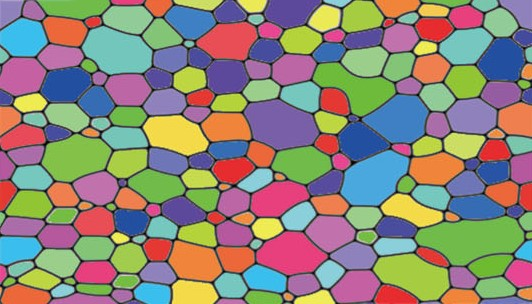
#> input picture pythonProject/FULL_MINIMIZE_SCRIPTS/AZ31_iA/AZ31_imgA.jpg, 532 x 304 px, found by its file name; its folder holds only this picture in this run
$ python ImgProcessing.py
#> lines starting #> are read from the running program, lines starting #| are printed output that depends on the picture; after the words box and inside, x2 and y2 are one past the last pixel; in counts of white or black regions, pixels touching at a corner belong together; long printed decimals are rounded
import os

import matplotlib.pyplot as plt
import numpy as np
import scipy
import skimage
from matplotlib.colors import ListedColormap
from mpl_toolkits.axes_grid1 import make_axes_locatable
from scipy.stats import gaussian_kde
from skimage import exposure
from skimage.io import imread
from skimage.morphology import opening, closing, square


def multiple_formatter(denominator=4, number=np.pi, latex='\\pi'):
    def gcd(a, b):
        while b:
            a, b = b, a % b
        return a

    def _multiple_formatter(x, pos):
        den = denominator
        num = int(np.rint(den * x / number))
        com = gcd(num, den)
        (num, den) = (int(num / com), int(den / com))
        if den == 1:
            if num == 0:
                return r'$0$'
            if num == 1:
                return r'$%s$' % latex
            elif num == -1:
                return r'$-%s$' % latex
            else:
                return r'$%s%s$' % (num, latex)
        else:
            if num == 1:
                return r'$\frac{%s}{%s}$' % (latex, den)
            elif num == -1:
                return r'$\frac{-%s}{%s}$' % (latex, den)
            else:
                return r'$\frac{%s%s}{%s}$' % (num, latex, den)

    return _multiple_formatter


class Multiple:
    def __init__(self, denominator=4, number=np.pi, latex='\\pi'):
        self.denominator = denominator
        self.number = number
        self.latex = latex

    def locator(self):
        return plt.MultipleLocator(self.number / self.denominator)

    def formatter(self):
        return plt.FuncFormatter(multiple_formatter(self.denominator, self.number, self.latex))


def rnd_cmap(n):
    if n < 2:
        n = 2
    n = int(n)
    colors = np.empty([n, 4])
    colors[1] = [1., 1., 1., 1.]  # white background
    colors[0] = [0., 0., 0., 1.]  # black background
    for i in range(2, n):
        colors[i] = [np.random.random_sample(), np.random.random_sample(), np.random.random_sample(), 1]

    cm = ListedColormap(colors, name='my_list')
    return cm


def plot_hist(data, bins, ax, i, yticks):
    if len(data) == 0:
        print(f"warning: not enough data points to fit lognormal distribution for {yticks[i]}")
        return

    na_lognparam = scipy.stats.lognorm.fit(data)
    data_mean, data_std = np.mean(data), np.std(data)

    num_bins = int(np.sqrt(len(data)))
    ax.hist(data, bins=num_bins, density=True, label=' ')
    na_x = np.linspace(np.min(data), np.max(data), 1000)
    ax.plot(na_x, scipy.stats.lognorm.pdf(na_x, *na_lognparam))
    s = r'$<E>={0:.3e}$'.format(data_mean)
    s += '\n'
    s += r'$\sqrt{\mathrm{var}[K_\sigma]}=' + '{0:.3e}$'.format(data_std)
    # plt.text(0.5, 0.8, "{0} {1}".format(*na_lognparam), transform=ax.transAxes, horizontalalignment='center',
    #          verticalalignment='center', fontsize=6)
    # plt.text(0.3, 0.88, s, transform=ax.transAxes, horizontalalignment='left', verticalalignment='center', fontsize=6)


def plot_hist_na(data, ax, i, yticks):
    if len(data) < 2:
        print(f"warning: not enough data points to plot KDE for {yticks[i]}")
        return

    hist, bin_edges = np.histogram(data)
    edg = 0.5 * (bin_edges[:-1] + bin_edges[1:])
    w = bin_edges[1] - bin_edges[0]

    kde = gaussian_kde(data)

    xdata = np.linspace(data.min(), data.max(), 300)
    kdeval = kde.evaluate(xdata)

    ax.plot(xdata, kdeval, label=yticks[i])
    ax.grid()


def vdk_perimeter(image):
    (w, h) = image.shape
    image = (image * 255).astype(np.uint8)
    data = np.zeros((w + 2, h + 2), dtype=image.dtype)
    data[1:-1, 1:-1] = image
    dilat = skimage.morphology.binary_dilation(data)
    newdata = dilat - data

    kernel = np.array([[10, 2, 10],
                       [2, 1, 2],
                       [10, 2, 10]])

    T = skimage.filters.edges.convolve(newdata, kernel, mode='constant', cval=0)

    cat_a = np.array([5, 15, 7, 25, 27, 17])
    cat_b = np.array([21, 33])
    cat_c = np.array([13, 23])
    cat_a_num = np.count_nonzero(np.isin(T, cat_a))
    cat_b_num = np.count_nonzero(np.isin(T, cat_b))
    cat_c_num = np.count_nonzero(np.isin(T, cat_c))

    perim = cat_a_num + cat_b_num * np.sqrt(2.) + cat_c_num * (1. + np.sqrt(2.)) / 2.

    return perim


def save_image_properties_to_csv(file_path, properties):
    directory = os.path.dirname(file_path)
    filename = os.path.splitext(os.path.basename(file_path))[0]
    csv_file_path = os.path.join(directory, f'image_properties_({filename}).csv')

    with open(csv_file_path, 'w') as csv_file:
        csv_file.write(
            'Area,Perimeter,Shape Factor,ECR,Orientation,Scale Factor,X Coordinate,Y Coordinate,'
            'Inertia Tensor XX,Inertia Tensor XY,Inertia Tensor YY,Determinant,Aspect Ratio,'
            'Compactness Ratio,area-to-ellipse Ratio,'
            'Inertia Tensor/Area XX,Inertia Tensor/Area XY,Inertia Tensor/Area YY\n')
        for i in range(len(properties['Area'])):
            inertia_tensor_xx = properties["Inertia Tensor"][i][0, 0] if i < len(properties["Inertia Tensor"]) else ''
            inertia_tensor_xy = properties["Inertia Tensor"][i][0, 1] if i < len(properties["Inertia Tensor"]) else ''
            inertia_tensor_yy = properties["Inertia Tensor"][i][1, 1] if i < len(properties["Inertia Tensor"]) else ''
            # inertia_tensor_xx = properties["Inertia Tensor"][i][0] if i < len(properties["Inertia Tensor"]) else ''
            # inertia_tensor_xy = properties["Inertia Tensor"][i][1] if i < len(properties["Inertia Tensor"]) else ''
            # determinant = np.linalg.det(properties["Inertia Tensor"][i]) if i < len(
            #     properties["Inertia Tensor"]) else ''
            determinant = 0
            inertia_tensor_area_xx = properties["Inertia Tensor/Area"][i][0, 0] if i < len(
                properties["Inertia Tensor/Area"]) else ''
            inertia_tensor_area_xy = properties["Inertia Tensor/Area"][i][0, 1] if i < len(
                properties["Inertia Tensor/Area"]) else ''
            inertia_tensor_area_yy = properties["Inertia Tensor/Area"][i][1, 1] if i < len(
                properties["Inertia Tensor/Area"]) else ''

            csv_file.write(f'{properties["Area"][i]},{properties["Perimeter"][i]},{properties["Shape Factor"][i]},'
                           f'{properties["ECR"][i]},{properties["Orientation"][i]},{properties["Scale Factor"][i]},'
                           f'{properties["X Coordinate"][i]},{properties["Y Coordinate"][i]},'
                           f'{inertia_tensor_xx},{inertia_tensor_xy},{inertia_tensor_yy},'
                           f'{determinant},{properties["Aspect Ratio"][i]},'
                           f'{properties["Compactness Ratio"][i]},{properties["area-to-ellipse Ratio"][i]},'
                           f'{inertia_tensor_area_xx},{inertia_tensor_area_xy},{inertia_tensor_area_yy}\n')


def main():
    path = r'D:\University\MatViz\1FULL_MINIMIZE_SCRIPTS\AZ31_iA'

    files = os.listdir(path)
    numfiles = len(files)
    # [4 lines of commented-out code are left out]
    yticks = np.empty(numfiles, dtype='U25')
    i = 0

    fig1_na = plt.figure(dpi=100)
    fig1_cs = plt.figure(dpi=100)
    fig1_scf = plt.figure(dpi=100)
    fig1_ori = plt.figure(dpi=100)

    ax1_na = fig1_na.add_subplot(111, title="$N_a$")
    ax1_cs = fig1_cs.add_subplot(111, title="$C_s$")
    ax1_scf = fig1_scf.add_subplot(111, title="$S_c$")
    ax1_ori = fig1_ori.add_subplot(111, title=r"$\psi$")

    ax1_na.set_title('Histogram of Grain Areas')
    ax1_cs.set_title('Histogram of Grain Perimeters')
    ax1_scf.set_title('Histogram of Grain Scale Factors')
    ax1_ori.set_title('Histogram of Grain Orientations')

    ax1_na.grid(True)
    ax1_cs.grid(True)
    ax1_scf.grid(True)
    ax1_ori.grid(True)

    ax1_ori.xaxis.set_major_locator(plt.MultipleLocator(np.pi / 4))
    ax1_ori.xaxis.set_minor_locator(plt.MultipleLocator(np.pi / 12))
    ax1_ori.xaxis.set_major_formatter(plt.FuncFormatter(multiple_formatter()))
    ax1_ori.set_xlim(left=0, right=np.pi)

    ax1_scf.set_xlim(left=1, right=5)
    ax1_cs.set_xlim(left=0.1, right=0.8)
    ax1_na.set_xlim(left=0, right=0.02)

    for name in files:
        if name.endswith(('.png', '.jpg', '.jpeg')):
            image_path = os.path.join(path, name)

            yticks[i] = name
            _norm_area, _per, _cs, _esr, _scf, _ori, x1, y1, _inertia_tensor, _determinant, bbox_area, convex_area, major_minor_area, inertia_tensors_area = process(
                image_path,
                plot_hist=True,
                plot_orientation=True)

            plot_hist_na(_norm_area, ax1_na, i, yticks)
            plot_hist(_per, None, ax1_cs, i, yticks)
            plot_hist(_scf, None, ax1_scf, i, yticks)
            plot_hist(_ori, None, ax1_ori, i, yticks)

            i += 1

            properties = {
                'Area': _norm_area,
                'Perimeter': _per,
                'Shape Factor': _cs,
                'ECR': _esr,
                'Orientation': _ori,
                'Scale Factor': _scf,
                'X Coordinate': x1,
                'Y Coordinate': y1,
                'Inertia Tensor': _inertia_tensor,
                'Aspect Ratio': bbox_area,
                'Compactness Ratio': convex_area,
                'area-to-ellipse Ratio': major_minor_area,
                'Inertia Tensor/Area': inertia_tensors_area
            }

            # Збереження властивостей у CSV файл
            save_image_properties_to_csv(image_path, properties)

    fig1_na.tight_layout()
    # fig1_na.legend()
    # fig1_na.savefig('2s_hist_kde_na.png', dpi=300)
    # fig1_na.savefig('2s_hist_kde_na.eps', dpi=300)
    fig1_na.show()

    fig1_cs.tight_layout()
    # fig1_cs.legend()
    # fig1_cs.savefig('2s_hist_kde_cs.png', dpi=300)
    # fig1_cs.savefig('2s_hist_kde_cs.eps', dpi=300)
    fig1_cs.show()

    fig1_scf.tight_layout()
    # fig1_scf.legend()
    # fig1_scf.savefig('2s_hist_kde_scf.png', dpi=300)
    # fig1_scf.savefig('2s_hist_kde_scf.eps', dpi=300)
    fig1_scf.show()

    fig1_ori.tight_layout()
    # fig1_ori.legend()
    # fig1_ori.savefig('2s_hist_kde_ori.png', dpi=300)
    # fig1_ori.savefig('2s_hist_kde_ori.eps', dpi=300)
    fig1_ori.show()

    plt.show()

    pass


def label2bright_rgb(label_img, seed=42):
    np.random.seed(seed)
    n_labels = np.max(label_img) + 1
    # Створюємо яскраві кольори: кожен компонент у межах [0.4, 1.0]
    colors = np.vstack([[0, 0, 0], 0.4 + 0.6 * np.random.rand(n_labels - 1, 3)])
    out = np.zeros((*label_img.shape, 3))
    for label in range(n_labels):
        mask = label_img == label
        out[mask] = colors[label]
    return out


def process(filename, plot_orientation=False, plot_hist=False):
#> called with plot_orientation = True, plot_hist = True
    data = imread(filename, as_gray=True)
#> data: shape (304, 532) float64; min 0.000565, max 0.943, mean 0.527
    # data = skimage.filters.sobel(data)
    # data[data < 1e-1] = 0
    # print(data, np.nonzero(data))
    print(filename)
    # print(data, data.shape)

    plt.figure()
    plt.title("data file")
    plt.imshow(data, cmap='gray')
    plt.show()

    # data = exposure.adjust_gamma(data, gamma=1.5)
    data = exposure.adjust_gamma(data, gamma=0.7)

    plt.figure()
    plt.title("data gamma")
    plt.imshow(data, cmap='gray')
    plt.show()

    data_l = skimage.filters.laplace(data)
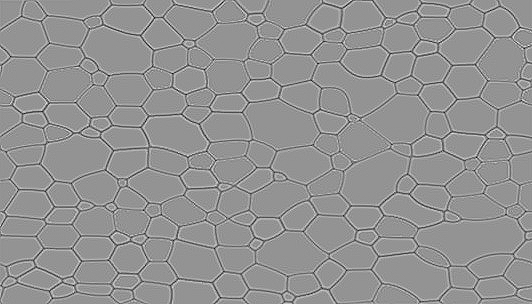
#> data_l: shape (304, 532) float64; min -0.993, max 0.725, mean 1.54e-19; drawn with min black and max white

    plt.figure()
    plt.title("data_l")
    plt.imshow(data_l, cmap='gray')
    plt.show()

    # data = data + data_l

    plt.figure()
    plt.title("data + data_l")
    plt.imshow(data + data_l, cmap='gray')
    plt.show()

    data = skimage.filters.sobel(data)

    plt.figure()
    plt.title("data")
    plt.imshow(data, cmap='gray')
    plt.show()

    data = ((data - np.min(data)) / (np.max(data) - np.min(data))) * 255
    trr = 20
    # trr = skimage.filters.threshold_otsu(data)
    print(trr)

    data[data < trr] = 0
    data[data >= trr] = 1
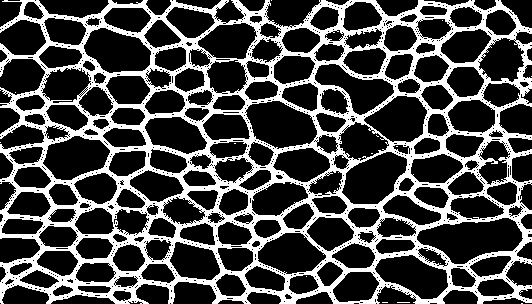
#> data: shape (304, 532) float64; values 0 (black) and 1 (white), 27.6% white; 15 white regions (14 under 20 px), largest, box (x1, y1, x2, y2) and area: (0, 0, 532, 304) 44573

    plt.figure()
    plt.title("data trr")
    plt.imshow(data, cmap='gray')
    plt.show()

    data = data.astype('int')
    base = os.path.basename(filename)
    file_title = os.path.splitext(base)[0]

    data = data == 0
    # print(data)

    # Морфологічне відкриття та закриття для усунення шуму
    selem1 = square(3)
    data = opening(data, selem1)
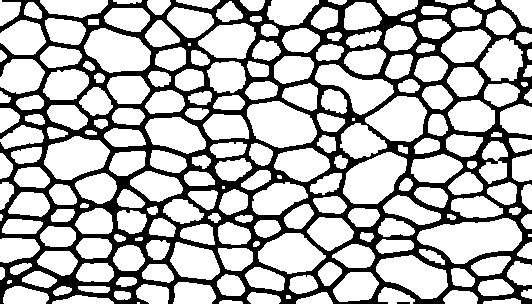
#> data: shape (304, 532) bool; 70.3% white; 2 black regions, box (x1, y1, x2, y2) and area: (0, 0, 532, 304) 48047, (397, 302, 410, 304) 26
    plt.figure()
    plt.title("After morphological opening")
    plt.imshow(data, cmap='gray')
    plt.show()

    selem2 = square(2)
    data = closing(data, selem2)
#> data: shape (304, 532) bool; 70.3% white; 2 black regions, box (x1, y1, x2, y2) and area: (0, 0, 532, 304) 48015, (397, 302, 410, 304) 26
    plt.figure()
    plt.title("After closing")
    plt.imshow(data, cmap='gray')
    plt.show()

    label_img = skimage.measure.label(data)
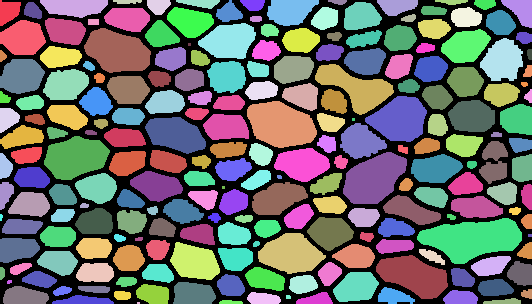
#> label_img: shape (304, 532) int32; 216 distinct labels, from 0 to 215; one colour per label, 0 black
    # [6 lines of commented-out code are left out]

    colored = label2bright_rgb(label_img)
#> in label2bright_rgb, `n_labels = np.max(label_img) + 1`: n_labels = 216
#> in label2bright_rgb, `colors = np.vstack([[0, 0, 0], 0.4 + 0.6 * np.random.rand(n_labels - 1..`: colors = 216 rows, first 8: [0, 0, 0], [0.625, 0.97, 0.839], [0.759, 0.494, 0.494], [0.435, 0.92, 0.761], [0.825, 0.412, 0.982], [0.899, 0.527, 0.509], [0.51, 0.583, 0.715], [0.659, 0.575, 0.767]
#> after the loop in label2bright_rgb, `for label in range(n_labels):`:
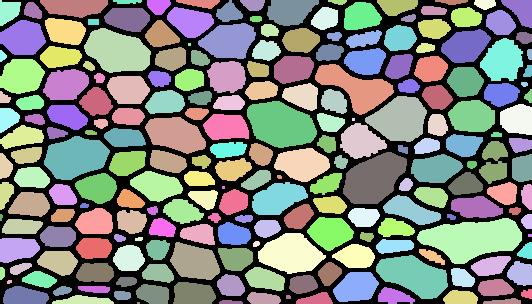
#> out: shape (304, 532, 3) float64; mean of channels 0, 1, 2 0.485, 0.503, 0.476; drawn as R, G, B
    plt.figure()
    plt.title("Processed image")
    plt.imshow(colored)
    plt.show()

    regions = skimage.measure.regionprops(label_img)
#> regions = 215 regions; largest, box (x1, y1, x2, y2) and area: (417, 218, 522, 264) 3045, (247, 101, 317, 148) 2391, (343, 152, 407, 204) 2268, (84, 28, 151, 73) 2119, (44, 136, 110, 180) 2035
    print(label_img)
#> (printed output is left out)
    # [4 lines of commented-out code are left out]

    area = np.zeros(len(regions))
#> area = 215 values from 0 to 0
    bbox = np.zeros(len(regions))
#> bbox = 215 values from 0 to 0
    convex = np.zeros(len(regions))
#> convex = 215 values from 0 to 0
    major = np.zeros(len(regions))
#> major = 215 values from 0 to 0
    minor = np.zeros(len(regions))
#> minor = 215 values from 0 to 0
    perimeter = np.zeros(len(regions))
#> perimeter = 215 values from 0 to 0
    orient = np.zeros(len(regions))
#> orient = 215 values from 0 to 0
    scale_factor = np.zeros(len(regions))
#> scale_factor = 215 values from 0 to 0
    x = np.zeros(len(regions))
#> x = 215 values from 0 to 0
    y = np.zeros(len(regions))
#> y = 215 values from 0 to 0
    inertia_tensor = np.zeros((len(regions), 2, 2))
    inertia_tensor_area = np.zeros((len(regions), 2, 2))
    # inertia_tensor = np.zeros((len(regions), 1, 2))
    determinant = np.zeros(len(regions))
#> determinant = 215 values from 0 to 0

    fig, ax = plt.subplots(1, 1)
    fig.tight_layout()

    h, w = data.shape
#> h = 304; w = 532
    bwimage = data

    i = 0
    for props in regions:
        if props.area < 20 or props.coords.min(axis=0)[0] <= 1 or props.coords.max(axis=0)[0] >= h - 2 or \
                props.coords.min(axis=0)[1] <= 1 or props.coords.max(axis=0)[1] >= w - 2:
            # Пропустити об'єкти, які дотикаються країв (видалити зерна, розташовані на краях)
            continue

        if props.area < 20:
            continue

        # if props.centroid is None or len(props.centroid) != 2:
        #     print("warning: in {} area of cell {} centroid is not defined or has unexpected values".format(filename, i))
        #     continue

        y0, x0 = props.centroid
        x[i], y[i] = x0, y0

        area[i] = props.area
        bbox[i] = props.area_bbox
        convex[i] = props.area_convex
        major[i] = props.major_axis_length
        minor[i] = props.minor_axis_length
        perimeter[i] = np.max([props.perimeter, vdk_perimeter(props.convex_image)])
        orient[i] = props.orientation
        if props.minor_axis_length:
            scale_factor[i] = props.major_axis_length / props.minor_axis_length
        else:
            scale_factor[i] = np.inf
            print("warning: scale factor for {} cell is infinity".format(i))

        # Оновлення обчислення тензора інерції та визначника
        coords = props.coords - np.array([[y0, x0]])
        # inertia_tensor[i] = np.cov(coords, rowvar=False)
        inertia_tensor[i] = props.inertia_tensor
        # inertia_tensor[i] = props.inertia_tensor_eigvals
        # determinant[i] = np.linalg.det(inertia_tensor[i])
        determinant[i] = 0

        if plot_orientation:
            x1 = x0 + np.cos(orient[i]) * 0.5 * props.major_axis_length
            y1 = y0 - np.sin(orient[i]) * 0.5 * props.major_axis_length
            x2 = x0 - np.sin(orient[i]) * 0.5 * props.minor_axis_length
            y2 = y0 - np.cos(orient[i]) * 0.5 * props.minor_axis_length

            ax.plot((x0, x1), (y0, y1), '-r', linewidth=0.5)
            ax.plot((x0, x2), (y0, y2), '-g', linewidth=0.5)
            ax.plot(x0, y0, '.r', markersize=1)

        cs_i = 4. * np.pi * area[i] / (perimeter[i] ** 2)

        if cs_i > 10:
            print("warning: Cs for {} cell > 1".format(i))
            plt.close()
            print(i, cs_i, props._slice, area[i], perimeter[i], vdk_perimeter(props.convex_image))
            plt.imshow(props.convex_image.astype(np.uint8))
            plt.show()

        i += 1
#> this loop made 215 passes
#> (y0, x0, x1, y1, x2, y2) on passes 14 to 25: (10.37, 32.39, 38.38, 2.19, 26.52, 6.07), (16.03, 360.8, 363.6, 35.04, 374.8, 14.01), (10.31, 432.8, 433.5, -3.61, 428.1, 10.08), (21.2, 189.8, 194.7, -1.41, 176.2, 18.25), (18.13, 324.9, 330.5, 31.04, 334.7, 13.89), (17.04, 465.5, 466.7, 1.14, 455.6, 16.31), (18.36, 127.5, 129.1, -4.57, 115.5, 17.55), (22.49, 500, 505.9, 8.65, 489.1, 17.88), (17.92, 408.7, 410.4, 25.61, 412.2, 17.17), (18.46, 255.6, 255.7, 24.91, 258.8, 18.39), (30.67, 64.84, 69.86, 9.92, 52.22, 27.61), (21.5, 93, 93, 15.18, 89.58, 21.5)
#> (y0, x0) on pass 59: (84.26, 65.38)

    ax.axis((0, h, w, 0))
    ax.imshow(bwimage, interpolation='none', cmap=rnd_cmap(np.max(bwimage)), origin="lower")

    if plot_hist:
        divider = make_axes_locatable(ax)
        axHistx = divider.append_axes("top", 1.2, pad=0.1, sharex=ax)
        axHisty = divider.append_axes("right", 1.2, pad=0.1, sharey=ax)

        axHistx.xaxis.set_tick_params(labelbottom=False)
        axHisty.yaxis.set_tick_params(labelleft=False)

        bins = int(np.sqrt(i))

        if bins <= 0:
            bins = 10  # Set a default positive value if bins is not positive

        axHistx.hist(x, edgecolor="black", bins=bins)
        axHisty.hist(y, orientation='horizontal', edgecolor="black", bins=bins)

    fig.tight_layout()
    # fig.savefig("./models2/" + file_title + '_micro.png', dpi=300)

    cond = np.logical_and(area > 10, scale_factor < np.inf)
    area = area[cond]
    perimeter = perimeter[cond]
    orient = orient[cond]
    scale_factor = scale_factor[cond]
    inertia_tensor = inertia_tensor[cond]
    determinant = determinant[cond]
    bbox = bbox[cond]
    convex = convex[cond]
    major = major[cond]
    minor = minor[cond]

    print('Image size =', data.shape)
#| Image size = (304, 532)
    print('Number of pixels =', w * h)
#| Number of pixels = 161728
    print('Num of detected grains = ', area.size)
#| Num of detected grains =  161
    print('Grains per square pixel =', float(i) / w / h)
#| Grains per square pixel = 0.0009955

    norm_area = area / w / h
    shape_factor = 4. * np.pi * area / (perimeter ** 2)  # параметр відносного обсягу (коефіцієнт форми)
    esr = np.sqrt(norm_area / np.pi)
    bbox_area = bbox / area
    convex_area = convex / area
    major_minor_area = area / (major * minor)
    inertia_tensors_area = np.zeros_like(inertia_tensor)
    for i in range(len(area)):
        inertia_tensors_area[i] = inertia_tensor[i] / area[i]

    return norm_area, perimeter, shape_factor, esr, scale_factor, orient, x, y, inertia_tensor, determinant, bbox_area, convex_area, major_minor_area, inertia_tensors_area


if __name__ == "__main__":
    main()
#> in main, `fig1_ori.show()`:
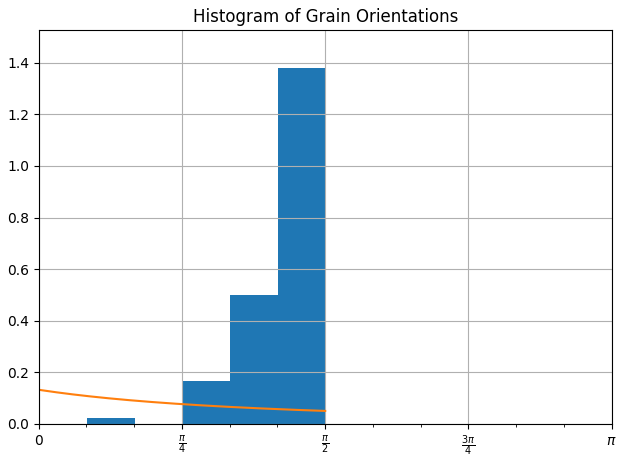
#> figure drawn by matplotlib, 1 panel; tallest bar 1.38 high, from x = 1.31 to 1.57; curve peaks at x = -1.53, y = 1.45
#> in main, `plt.show()`:
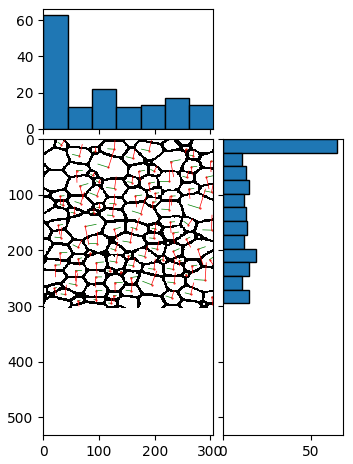
#> figure drawn by matplotlib, 3 panels
